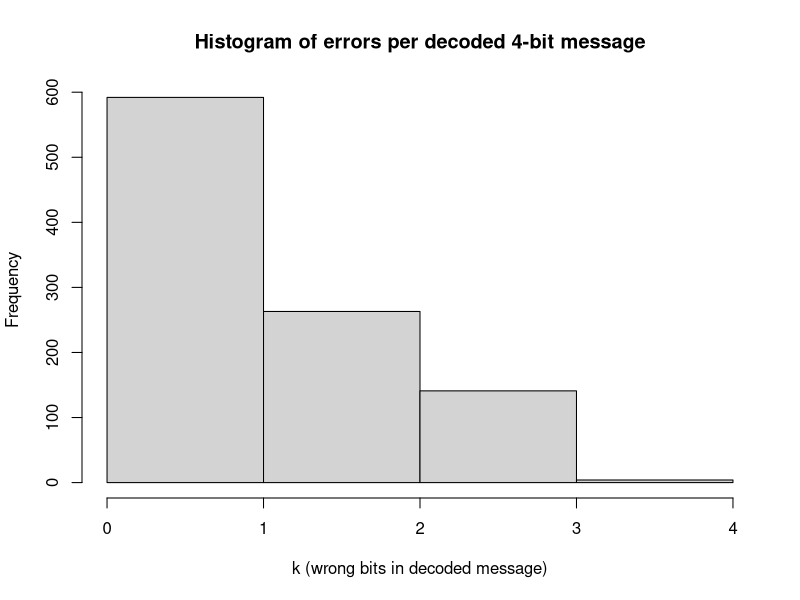
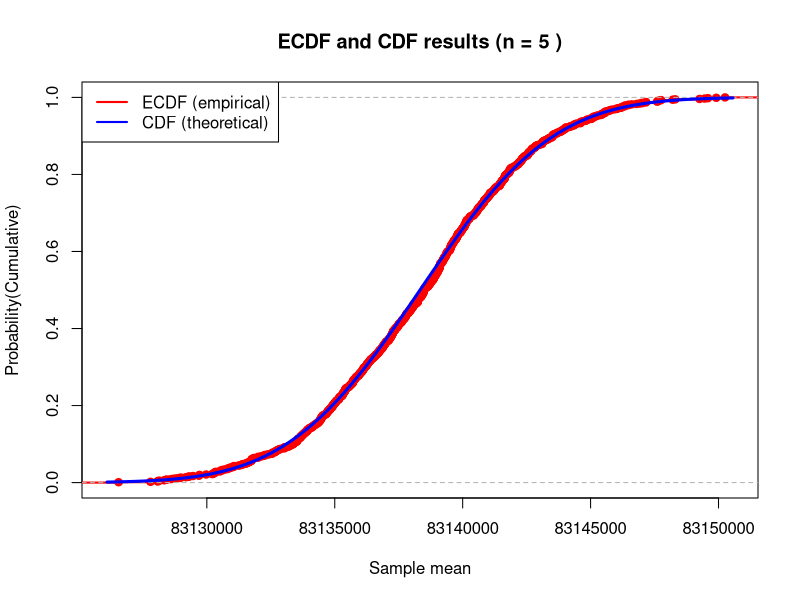
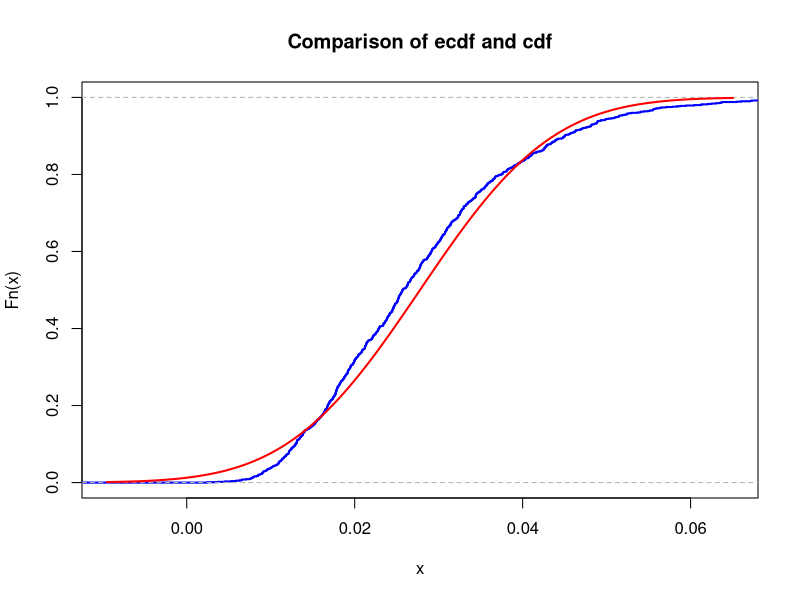
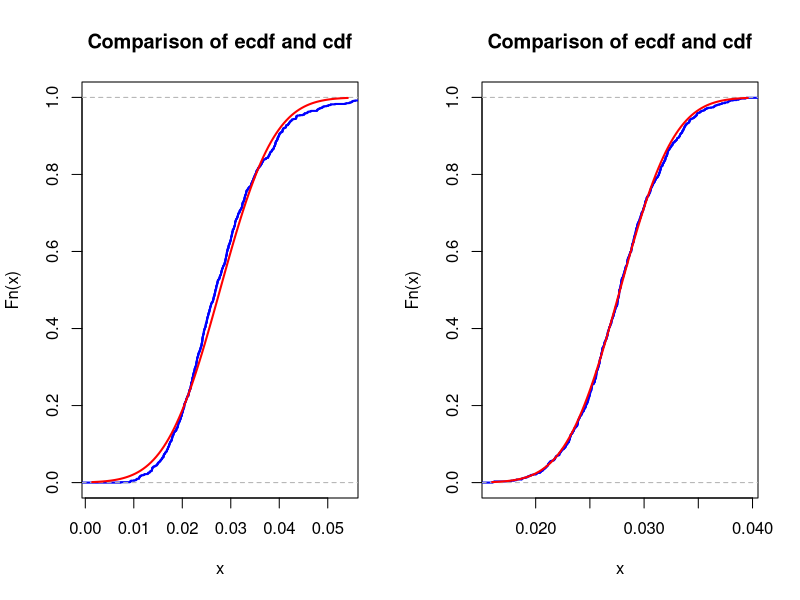

R code for these plots, in order: (Note: this script raises an error after producing the figures.)
## ---- chunk 1
                          
id <- 26                  
                         
set.seed(id)
p <- id/100

# matrices G and H
G <- matrix(c(1, 1, 1, 0, 0, 0, 0,
		1, 0, 0, 1, 1, 0, 0,
		0, 1, 0, 1, 0, 1, 0,
		1, 1, 0, 1, 0, 0, 1), nrow = 4, byrow = TRUE)
H <- t(matrix(c(1, 0, 1, 0, 1, 0, 1,
		0, 1, 1, 0, 0, 1, 1,
		0, 0, 0, 1, 1, 1, 1), nrow = 3, byrow = TRUE))

#cat("The matrix G is: \n") 
#G
#cat("The matrix H is: \n") 
#H
#cat("The product GH must be zero: \n")
#(G%*%H)%%2

## ---- chunk 2
# generate N messages
N <- 1000

message_generator <- function(N) {
  matrix(sample(c(0,1), 4*N, replace = TRUE), nrow = N)
}

messages <- message_generator(N)
codewords <- (messages %*% G) %% 2
## ---- chunk 3
errors <- matrix(rbinom(N*7, size = 1, prob = p), nrow = N)
received <- (codewords + errors) %% 2
## ---- chunk 4
#First of all, we have to get syndrome z=rH(mod2) three-bites vector
syndrome <- function(r) as.vector((r %*% H) %% 2)

#Now we are correcting one message
correct_one  <- function(r) {
  z <- syndrome(matrix(r, nrow = 1))
  pos <- z[1] + 2*z[2] + 4*z[3]
  if (pos != 0) r[pos] <- 1 - r[pos]
  r
}

#decoding (leaving only bits with information)
decode_one   <- function(r) c(r[3], r[5], r[6], r[7])

#applying to all words
corrected <- t(apply(received, 1, correct_one))
decoded   <- t(apply(corrected, 1, decode_one))

#caclulating p_hat
success <- apply(decoded == messages, 1, all)
p_hat   <- mean(success)
p_hat

## ---- chunk 5
z <- qnorm(0.975)
SE <- sqrt(p_hat * (1 - p_hat) / N)
var_e <- z * SE
CI <- c(p_hat - var_e, p_hat + var_e)

list(SE = SE, epsilon = var_e, CI_for_p_star = CI)
## ---- chunk 6
N_min <- ceiling((1.96^2 * 0.25) / 0.03^2)
N_min
## ---- chunk 7
k <- rowSums(decoded != messages)

hist(k, breaks = 0:4, xlab = "k (wrong bits in decoded message)",
     main = "Histogram of errors per decoded 4-bit message")
## ---- chunk 8

# To calculate lambda - activity of the element, according to our data, we use:
# Half life period (seconds)= Half life period (years) * 3,154*e+7
# Cesium_137 Molar atomic mass = 137
# Cesium_137 mass (according to initial conditions) = team_id(26) * 1e-6

cat("\n ======================================== \n")
cat("\n ===============SUBTASK 1================\n")
cat("\n ======================================== \n")

team_id <- 26

ln_2 <- log(2)
T_half_years <- 30.1
seconds_per_year <- 3.154e+7
N_Avogadro <- 6e+23

lambda <- ln_2 / (T_half_years * seconds_per_year) # activity of the given element

Ces_137_m <- team_id * 1e-6
Ces_137_M <- 137

N <- (Ces_137_m / Ces_137_M) * N_Avogadro
mu_single <- N * lambda # Poisson parameter for one sample Xi

cat("Calculated parameter of Poisson distribution of single sample Xi:", mu_single, "\n")

K <- 1e3
n <- 5

sample_values <- rpois(n*K, lambda = mu_single)

sample_means <- colMeans(matrix(sample_values, nrow=n))
## ---- chunk 9

# Normal distribution - N(mu, sigma2)
# According to the CLT E(X̄) = mu and sigma2 = mu/n => sigma = sqrt(mu/n)

cat("\n ======================================== \n")
cat("\n ===============SUBTASK 2================\n")
cat("\n ======================================== \n")


mu <- mu_single
sigma <- sqrt(mu/n)

cat("\nParamaters of the standard normal approximation:\n")
cat("  μ  =", mu, "\n")
cat("  σ² =", mu/n, "\n")
cat("  σ  =", sigma, "\n\n")

Fs <- ecdf(sample_means) # ECDF for our sample 

cat("\n Result visualization part")

xlims <- c(mu - 3*sigma, mu + 3*sigma)

plot(Fs, xlim = xlims, ylim = c(0, 1),
     col = "red",
     lwd = 2,
     main = paste("ECDF and CDF results (n =", n, ")"),
     xlab = "Sample mean",
     ylab = "Probability(Cumulative)") 

curve(pnorm(x, mean = mu, sd = sigma), 
      col = "blue",
      lwd = 3,
      add = TRUE)

legend("topleft",
       legend = c("ECDF (empirical)", "CDF (theoretical)"),
       col = c("red", "blue"),
       lwd = 2)

# Taking values from the segment with the length of 5

cat("\nFor n = 5 we observe such results:\n")

n <- 5
sample_means <- colMeans(matrix(rpois(n*K, lambda = mu_single), nrow=n))
sigma <- sqrt(mu / n)
Fs <- ecdf(sample_means)

xlims <- c(mu - 3*sigma, mu + 3*sigma)

x_points_seq <- seq(xlims[1], xlims[2], length.out = 5)

ecdf_v <- Fs(x_points_seq) # Calculating ecdf in particular points

cdf_v <- pnorm(x_points_seq, mean = mu, sd = sigma)

diff1 <- max(abs(ecdf_v - cdf_v))

cat("max difference in value between ecdf and cdf is:", diff1, "\n")

cat("\nFor n = 10 we observe such results:\n")

n <- 10
sample_means <- colMeans(matrix(rpois(n*K, lambda = mu_single), nrow=n))
sigma <- sqrt(mu / n)
Fs <- ecdf(sample_means)

xlims <- c(mu - 3*sigma, mu + 3*sigma)

# Taking values from the segment with the length of 10
x_points_seq <- seq(xlims[1], xlims[2], length.out = 10)

ecdf_v <- Fs(x_points_seq) # Calculating ecdf in particular points

cdf_v <- pnorm(x_points_seq, mean = mu, sd = sigma)

diff2 <- max(abs(ecdf_v - cdf_v))

cat("max difference in value between ecdf and cdf is:", diff2, "\n")

cat("\nFor n = 50 we observe such results:\n")

n <- 50
sample_means <- colMeans(matrix(rpois(n*K, lambda = mu_single), nrow=n))
sigma <- sqrt(mu / n)
Fs <- ecdf(sample_means)

xlims <- c(mu - 3*sigma, mu + 3*sigma)

# Taking values from the segment with the length of 50
x_points_seq <- seq(xlims[1], xlims[2], length.out = 50)

ecdf_v <- Fs(x_points_seq) # Calculating ecdf in particular points

cdf_v <- pnorm(x_points_seq, mean = mu, sd = sigma)

diff3 <- max(abs(ecdf_v - cdf_v))

cat("  max difference in value between ecdf and cdf is:", diff3, "\n")
cat("\n Conclusion:\n")
cat("\n As we can see from the observations for n = 5, 10, 50 the max difference between ecdf and cdf is:", "\n", diff1, "\n", diff2, "\n", diff3, "\n")
cat("\n From these calculations we can derive a conclusion that with increased number of samples ecdf tends to have \n closer values to theoretical cdf. Thus supporting the CLT. \n")

## ---- chunk 10
cat("\n ======================================== \n")
cat("\n ===============SUBTASK 3================\n")
cat("\n ======================================== \n")

n_critical <- 8e8
p_target <- 0.95

cat("\nWe need to find the largest n such that P(Y < n_critical) >= p_target\n")
cat("where Y is the sum of n i.i.d. Poisson random variables Xi\n\n")

cat("Markov Inequality\n\n")

# Markov inequality: P(X >= a) <= E(X)/a
# P(Y < n_critical) >= 1 - E(Y)/n_critical
# where Y is num of total decays
# 1 - E(Y)/n_critical >= p_target
# E(Y) <= n_critical * (1 - p_target)

# E(Xn) = mu_single
# E(X1 + X2 + ... Xn) = n * mu_single
# n * mu_single <= n_critical * (1 - p_target)
# n <= n_critical * (1 - p_target) / mu_single

# using floor to derive whole number of n r.v's
n_markov <- floor(n_critical * (1 - p_target) / mu_single)

cat("  Solving for n:\n")
cat("    n <= n_critical * (1 - p_target) / mu_single\n")
cat("    n <=", n_critical, "*", (1 - p_target), "/", mu_single, "\n")
cat("    n <=", n_critical * (1 - p_target) / mu_single, "\n\n")
cat("  Maximum n: ", n_markov, "\n\n")

cat("Central Limit Theorem\n")

# According to the CLT, for large enough n, the S = (X1 + X2 + ... + Xn) ~ N(n*mu_single, n*mu_single) 

# For Poisson distribution we have that mu = sigma2 (Mean equals Variance)

# We need to convert our r.v S to ~N(0,1) 
# P(S < n_critical) >= p_target
# Since X~Poiss(lambda), E(X)=Var(X)=mu_single
# Z = (S - n × mu_single) / sqrt(n × mu_single) ~ N(0,1)
# We can rewrite: P((S - n*mu_single)/sqrt(n*mu_single) < (n_critical - n*mu_single)/sqrt(n*mu_single)) >= p_target
# 
# P((S - n × mu_single)/sqrt(n × mu_single) < (n_critical - n × mu_single)/sqrt(n × mu_single)) ≥ 0.95
# P(Z < (n_critical - n × mu_single)/sqrt(n × mu_single)) ≥ 0.95
# (n_critical - n × mu_single) / sqrt(n × mu_single) ≥ qnorm(0.95)

# Calculate the quantile of standard normal distribution corresponding to p_target
z_p_target <- qnorm(p_target)

# n_critical - n*mu_single >= z * sqrt(n*mu_single)
# n_critical >= n*mu_single + z * sqrt(n*mu_single)
#
# Let y = sqrt(n*mu_single), then n = y^2/mu_single
# n_critical >= y^2 + z*y
# y^2 + z*y - n_critical <= 0

y_root <- (-z_p_target + sqrt(z_p_target^2 + 4*n_critical)) / 2
n_clt <- floor(y_root^2 / mu_single)

cat("  y =", y_root, "\n")
cat("  n =", y_root^2 / mu_single, "\n\n")
cat("  Maximum n (CLT): ", n_clt, "\n\n")

cat("=== RESULTS ===\n\n")
cat("Maximum n using Markov inequality: ", n_markov, "\n")
cat("Maximum n using CLT:               ", n_clt, "\n")

cat("CONCLUSION:\n")
cat("The CLT provides a much more precise bounds than Markov inequality.\n")
cat("  Markov inequality only uses the mean to derive bounds, whereas CLT uses both mean and variance\n")
cat("  CLT assumes approximate normality for large n\n")
cat("  From obrained results we can clearly see that CLT gave us a much more 'optimistic' results rather than Markov inequality\n")
cat("  Results vary greatly: According to CLT we get n = 9, and according to Markov's n = 0\n")
## ---- chunk 11
id <- 26
nu1 <- id + 10
K <- 1e3
n <- 5
sample_means <- colMeans(matrix(rexp(n*K, rate = nu1), nrow=n))
sample_means
## ---- chunk 12
mu <- 1/nu1   
sigma <- 1/(nu1*sqrt(n))
## ---- chunk 13
xlims <- c(mu-3*sigma,mu+3*sigma)
Fs <- ecdf(sample_means)
plot(Fs, 
     xlim = xlims, 
     col = "blue",
     lwd = 2,
     main = "Comparison of ecdf and cdf")
curve(pnorm(x, mean = mu, sd = sigma), col = "red", lwd = 2, add = TRUE)
## ---- chunk 14
max_diff <- max(abs(Fs(sample_means)-pnorm(sample_means, mean = mu, sd = sigma)))
max_diff
## ---- chunk 15
n_values <- c(10, 50)  
max_differences <- numeric(length(n_values)) 

par(mfrow=c(1, length(n_values)))  

for (i in seq_along(n_values)) {
  n <- n_values[i]
  
  sample_means <- colMeans(matrix(rexp(n*K, rate = nu1), nrow=n))
  
  mu <- 1/nu1
  sigma <- 1/(nu1*sqrt(n))
  
  Fs <- ecdf(sample_means)
  
  x_vals <- sort(sample_means)
  
  max_differences[i] <- max(abs(Fs(x_vals) - pnorm(x_vals, mean = mu, sd = sigma)))
  
  xlims <- c(mu-3*sigma, mu+3*sigma)
  plot(Fs, 
     xlim = xlims, 
     col = "blue",
     lwd = 2,
     main = "Comparison of ecdf and cdf")
  curve(pnorm(x, mean = mu, sd = sigma), col = "red", lwd = 2, add = TRUE)
}
max_differences
## ---- chunk 16
nu <- N * nu1
p_safe <- 0.95                      
clicks <- 100              
k_clicks <- C_max + 1
T_safe <- 1

nu_markov_max <- (1 - p_safe) * k_clicks / T_safe
N_markov <- nu_markov_max / nu1
cat("Markov bound on N:", N_markov, "\n")


z_0_05 <- qnorm(1 - p_safe) 
nu_clt_max <- k_clicks + z_0_05 * sqrt(k_clicks)
N_clt <- nu_clt_max / nu1
cat("CLT bound on N:", N_clt, "\n")

chernoff_log_equation <- function(nu_val) {
  k_clicks * log(nu_val / k_clicks) + k_clicks - nu_val - log(1 - p_safe)
}

nu_chernoff_max <- tryCatch({
  uniroot(chernoff_log_equation, interval = c(k_clicks * 0.7, k_clicks * 1.3))$root
}, error = function(e) {
  k_clicks - sqrt(2 * k_clicks * abs(log(1 - p_safe)))
})

N_chernoff <- nu_chernoff_max / nu1
cat("Chernoff bound on N:", N_chernoff, "\n")
## ---- chunk 17
simulate_S <- function(N, K) {
  nu <- N * nu1
  
  s <- replicate(K, sum(rexp(k_clicks, rate = nu)))
  
  p_empirical <- mean(s >= T_safe)
  return(list(sums = s, p_safe_empirical = p_empirical))
}

res_markov <- simulate_S(N_markov, K)
res_clt <- simulate_S(N_clt_bound, K)
res_chernoff <- simulate_S(N_chernoff, K)

cat("Markov      ", N_markov, "  ", res_markov$p_safe_empirical, "\n")
cat("CLT         ", N_clt_bound, "   ", res_clt$p_safe_empirical, "\n")
cat("Chernoff    ", N_chernoff, "   ", res_chernoff$p_safe_empirical, "\n")
## ---- chunk 18
mu <- 26
sigma <- sqrt(59)
N <- 100

X <- rnorm(N, mu, sigma)
Y <- 1/X

mean_x <- mean(X)
mean_Y <- mean(Y)

reciprocal_mean_X <- 1/mean_x

reciprocal_mean_X
mean_Y
## ---- chunk 19
lambda <- 2

X_exp <- rexp(n = N, lambda)
Y_exp <- rexp(n = N, lambda)
Z_exp <- log(X_exp) + 5

qqplot(X_exp, Y_exp, 
       main = "Q-Q Plot: X vs Y", 
       xlab = "X", ylab = "Y")
# Adding line for x=y because distributions are the same.
qqline(Y_exp, col = "red") 
# The points lie on the line, so X and Y are "similar" (from the same distribution).

plot(X_exp, Y_exp, 
     main = "Scatterplot: X vs Y",
     xlab = "X", ylab = "Y")
# Here we can see chaotic number of points. We don't have any pattern here so X and Y are independent.

qqplot(X_exp, Z_exp, 
       main = "Q-Q Plot: X vs Z",
       xlab = "X", ylab = "Z")
# Adding line for y=x.
qqline(Z_exp, col = "blue")
# The points form a curve and do not lie on the line. Therefore, X and Z are NOT "similar" (they are from different distributions).

plot(X_exp, Z_exp, 
     main = "Scatterplot: X vs Z",
     xlab = "X", ylab = "Z")
# Here we can see a clear logarithmic curve. All points lie on it. This proves that Z is functionally dependent on X.
## ---- chunk 20
        # YOUR CODE HERE
## ---- chunk 21
        # YOUR CODE HERE
